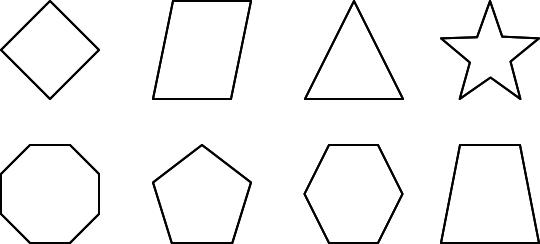
#> input picture Shapes.jpg, 540 x 244 px
$ python 'Shape ditection.py'
#> lines starting #> are read from the running program, lines starting #| are printed output that depends on the picture; after the words box and inside, x2 and y2 are one past the last pixel; in counts of white or black regions, pixels touching at a corner belong together
import cv2
import numpy as np

img = cv2.imread('Shapes.jpg')
#> img is the input picture: shape (244, 540, 3); min 0, max 255, mean 243.2
imgGray = cv2.cvtColor(img, cv2.COLOR_BGR2GRAY)
_, thresh = cv2.threshold(imgGray, 240, 255, cv2.THRESH_BINARY)
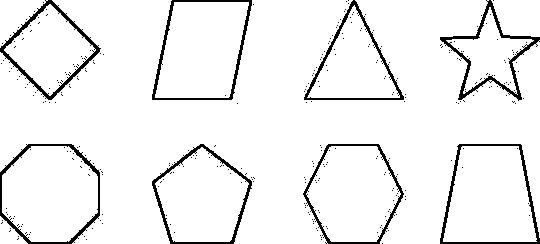
#> thresh: shape (244, 540); 93.9% white; 308 black regions (300 under 20 px)
contours, _ = cv2.findContours(thresh, cv2.RETR_TREE, cv2.CHAIN_APPROX_NONE)
#> contours = 511 contours, 499 with area under 20; largest, box (x1, y1, x2, y2) and area: (0, 0, 540, 244) 73268, (2, 146, 98, 242) 7325, (443, 146, 537, 242) 7116, (155, 2, 249, 98) 7018, (306, 146, 401, 242) 6656

for contour in contours:
    approx = cv2.approxPolyDP(contour, 0.01*cv2.arcLength(contour, True), True)
    cv2.drawContours(img, [approx], 0, (0,255,0), 5)
    x = approx.ravel()[0]
    y = approx.ravel()[0]

    if len(approx) == 3:
       cv2.putText(img, "Triangle", (x,y), cv2.FONT_HERSHEY_COMPLEX, 0.5, (255, 0, 0))
    elif len(approx) == 4:
       x, y, w, h = cv2.boundingRect(approx)
       aspectRatio = float(w)/h
       print(aspectRatio)
       if aspectRatio >= 0.95 and aspectRatio <=1.05:
         cv2.putText(img, "Square", (x,y), cv2.FONT_HERSHEY_COMPLEX, 0.5, (255, 0, 0))
       else:
         cv2.putText(img, "Rectangle", (x, y), cv2.FONT_HERSHEY_COMPLEX, 0.5, (255, 0, 0))
    elif len(approx) == 5:
       cv2.putText(img, "Pentagon", (x,y), cv2.FONT_HERSHEY_COMPLEX, 0.5, (255, 0, 0))
    elif len(approx) == 10:
       cv2.putText(img, "Star", (x,y), cv2.FONT_HERSHEY_COMPLEX, 0.5, (255, 0, 0))
    else :
       cv2.putText(img, "Circle", (x,y), cv2.FONT_HERSHEY_COMPLEX, 0.5, (255, 0, 0))
#> this loop made 511 passes
#> (approx, w, h, aspectRatio) on passes 2, 3, 4, 5, 6, 7, 8, 9, 10, 12: ([[16, 239], [17, 238], [18, 239], [17, 240]], 3, 3, 1), ([[17, 238], [18, 237], [19, 238], [18, 239]], 3, 3, 1), ([[17, 236], [18, 235], [19, 236], [18, 237]], 3, 3, 1), ([[8, 231], [9, 230], [10, 231], [9, 232]], 3, 3, 1), ([[9, 230], [10, 229], [11, 230], [10, 231]], 3, 3, 1), ([[9, 228], [10, 227], [11, 228], [10, 229]], 3, 3, 1), ([[0, 223], [1, 222], [2, 223], [1, 224]], 3, 3, 1), ([[1, 222], [2, 221], [3, 222], [2, 223]], 3, 3, 1), ([[1, 220], [2, 219], [3, 220], [2, 221]], 3, 3, 1), ([[173, 232], [174, 231], [175, 232], [174, 233]], 3, 3, 1)
#> (w, h, aspectRatio) on passes 61 to 66: (3, 3, 1), (3, 3, 1), (3, 3, 1), (3, 3, 1), (3, 3, 1), (3, 3, 1)
#| 1.0
#| 1.0
#| 1.0
#| 1.0
#| 1.0
#| 1.0
#| 1.0
#| 1.0
#> (further printed lines are left out)
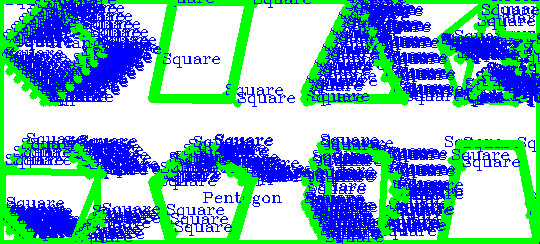
#> img: shape (244, 540, 3); mean B, G, R 201.8, 180.6, 127.4

cv2.imshow('img', img)
cv2.waitKey(0)
cv2.destroyAllWindows()
